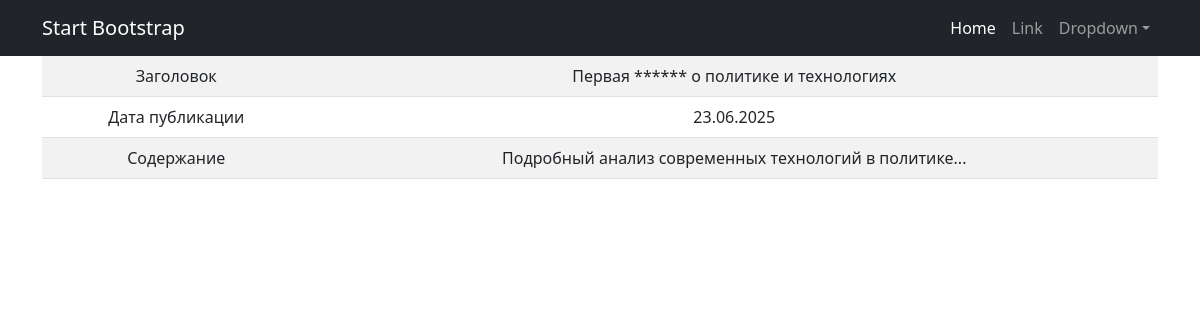
Page /news/1 on the earlier database version.
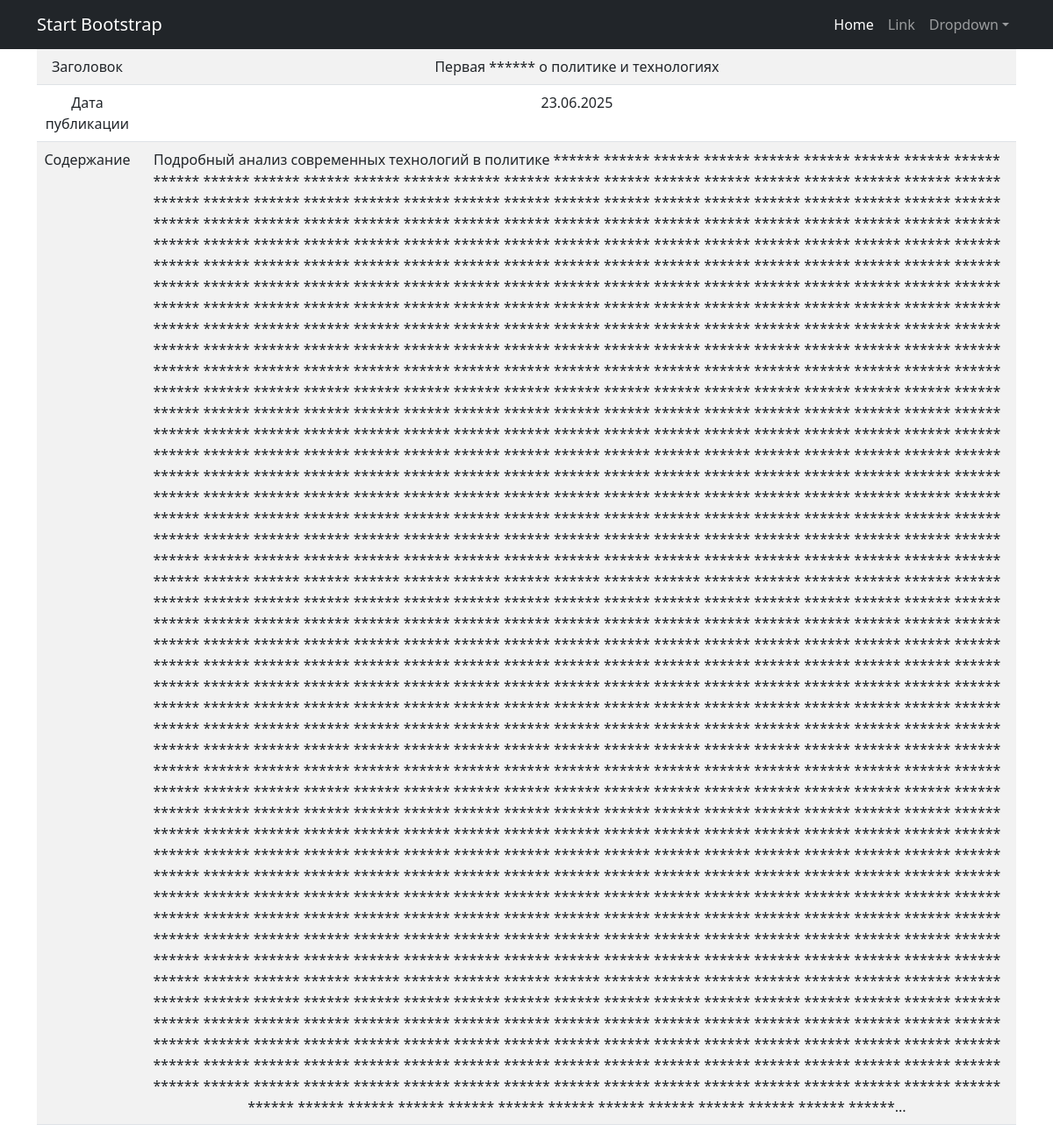
Same page on the later database version.
### news/models.py (models this page shows, shortened)
class Post(models.Model):
    ARTICLE = 'AR'
    NEWS = 'NW'
    POST_TYPES = [
        (ARTICLE, 'Статья'),
        (NEWS, 'Новость')
    ]
    author = models.ForeignKey(Author, on_delete=models.CASCADE)
    date_created = models.DateTimeField(auto_now_add=True)
    category = models.ManyToManyField(Category, through='PostCategory')
    title = models.CharField(max_length=255, null=False)
    content = models.TextField(max_length=1000)
    rating = models.IntegerField(default=0)
    type_post = models.CharField(choices=POST_TYPES, default=ARTICLE)

### news/views.py (the view)
# urls.py: path('<int:pk>', NewsDetail.as_view())
class NewsDetail(DetailView):
    model = Post
    template_name = 'news.html'
    context_object_name = 'post'

### news/templatetags/custom_filters.py (called while the page is built)
@register.filter()
def censor(value:str):
    if not isinstance(value, str):
        return str(value)
    res = []
    words = re.findall(r'(\w+|\s+|\W+)', value)
    for word in words:
        if word.strip().lower() in UNWANTED_WORDS:
            res.append('*'*len(word))
        else:
            res.append(word)
    return ''.join(res)

### templates/news.html (shortened to what this page needs)
{% extends 'flatpages/default.html' %}
{% load custom_filters %}
{% block content %}
    <table class="table table-striped">
        <tr>
            <td>Заголовок</td>
            <td>{{ post.title|censor }}</td>
        </tr>
        <tr>
            <td>Дата публикации</td>
            <td>{{ post.date_created|date:"d.m.Y" }}</td>
        </tr>
        <tr>
            <td>Содержание</td>
            <td>{{ post.content|censor }}</td>
        </tr>
        </table>
{% endblock content %}

Differences in the rows shown:
changed Post "Первая ****** о политике и технологиях": content|censor "Подробный анализ современных технологий в политике..." → "…анализ современных технологий в политике ****** ****** ****** ****** ****** ****** ****** ****** ****** ****** ****** ****** ****** ****** ****** ****** ****** ****** ****** ****** ****** ****** ****** ****** ****** ****** ****** ****** ****** ****** ****** ****** ****** ****** ****** ****** ****** ****** ****** ****** ****** ****** ****** ****** ****** ****** ****** ****** ****** ****** ****** ****** ****** ****** ****** ****** ****** ****** ****** ****** ****** ****** ****** ****** ****** ****** ****** ****** ****** ****** ****** ****** ****** ****** ****** ****** ****** ****** ****** ****** ****** ****** ****** ****** ****** ****** ****** ****** ****** ****** ****** ****** ****** ******…"
